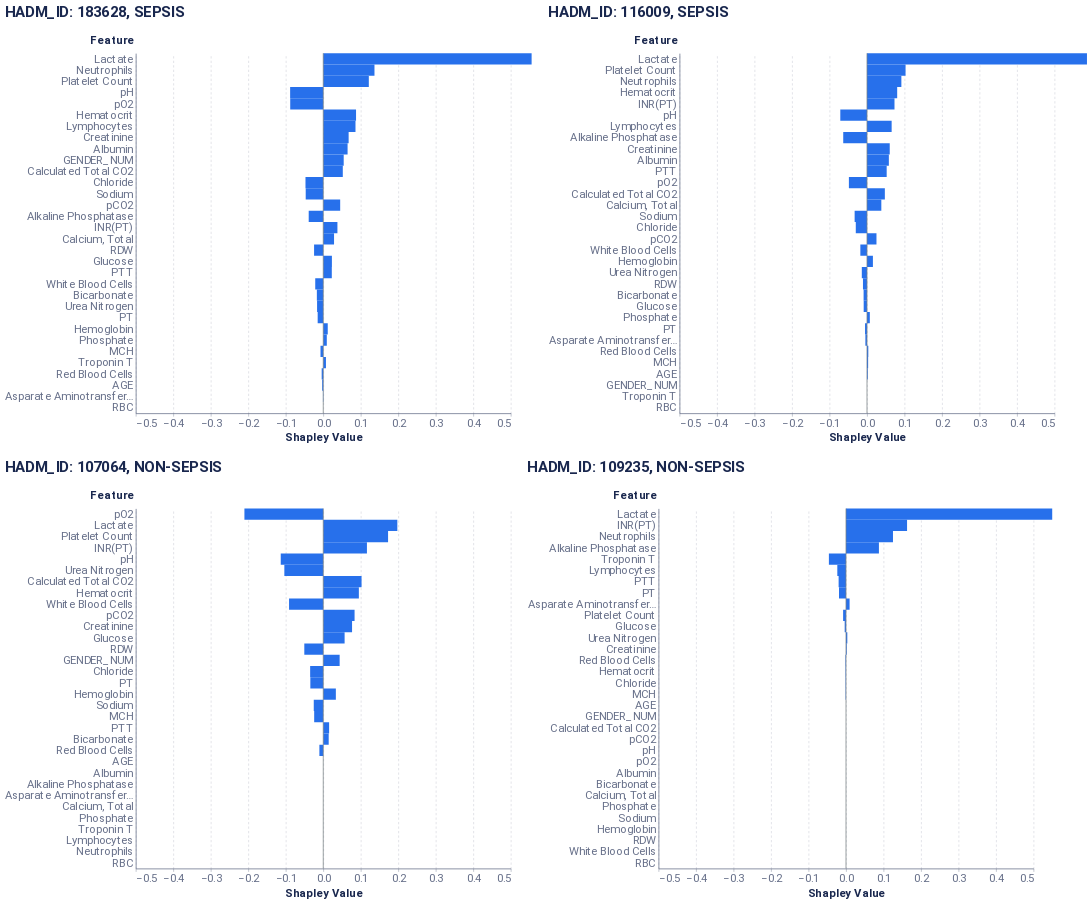

Here is the notebook cell this chart was saved with:
### Code cell
(feat_plots[0] | feat_plots[1]) & (feat_plots[2] | feat_plots[3])

### Figure 1 — Vega-Lite specification as saved in the notebook (floating-point values rounded to 4 significant figures)
{"config": {"axis": {"domain": true, "domainColor": "#666F89", "grid": false, "gridCap": "round", "gridColor": "#B3B7C4", "gridDash": [2, 4], "gridWidth": 0.5, "labelColor": "#666F89", "labelFont": "Roboto, Arial, sans-serif", "labelPadding": 2, "tickColor": "#666F89", "tickOpacity": 0.5, "tickSize": 4, "titleColor": "#19274E", "titleFont": "Roboto, Arial, sans-serif", "titleFontSize": 12}, "axisBand": {"domain": true, "labelPadding": 4, "ticks": false}, "axisY": {"domain": false, "titleAlign": "left", "titleAngle": 0, "titleX": -20, "titleY": -10}, "legend": {"labelColor": "#666F89", "labelFont": "Roboto, Arial, sans-serif", "labelFontSize": 12, "symbolSize": 40, "titleColor": "#19274E", "titleFont": "Roboto, Arial, sans-serif", "titleFontSize": 12, "titlePadding": 4}, "arc": {"stroke": "#FFFFFF", "strokeWidth": 1}, "bar": {"fill": "#2770EB", "stroke": null}, "line": {"stroke": "#2770EB", "strokeWidth": 2}, "path": {"stroke": "#2770EB", "strokeWidth": 0.5}, "point": {"fill": "#2770EB", "shape": "circle", "filled": true}, "rect": {"fill": "#2770EB"}, "rule": {"stroke": "#666F89"}, "shape": {"stroke": "#2770EB"}, "text": {"color": "#19274E", "font": "Roboto, Arial, sans-serif", "fontSize": 12}, "range": {"category": ["#2770EB", "#77B98A", "#DA5252", "#FFC400", "#A87AEA", "#00A39E", "#19274E"], "diverging": ["#006360", "#2BB3AE", "#96D9D7", "#FFFFFF", "#EDAAAA", "#DA5252", "#811D1D"], "heatmap": ["#18448F", "#1B4EA5", "#2770EB", "#4C88EE", "#82ACF3", "#A6C4F7", "#E9F1FD"], "ramp": ["#18448F", "#1B4EA5", "#2770EB", "#4C88EE", "#82ACF3", "#A6C4F7", "#E9F1FD"]}, "background": "#FFFFFF", "group": {"fill": "#FFFFFF"}, "header": {"labelColor": "#19274E", "labelFont": "Roboto, Arial, sans-serif", "labelFontSize": 12, "titleColor": "#19274E", "titleFont": "Roboto, Arial, sans-serif", "titleFontSize": 16}, "title": {"anchor": "start", "color": "#19274E", "font": "Roboto, Arial, sans-serif", "fontSize": 20, "fontWeight": "bold", "offset": 20, "subtitleColor": "#19274E", "subtitleFontSize": 16}, "view": {"continuousHeight": 300, "continuousWidth": 400, "stroke": "transparent"}}, "vconcat": [{"hconcat": [{"layer": [{"data": {"name": "data-56e3820db5aab41758fe3774ecb970dc"}, "mark": {"type": "bar", "size": 15, "thickness": 1}, "encoding": {"x": {"axis": {"grid": true, "labelFontSize": 15, "title": "Shapley Value", "titleFontSize": 15}, "field": "Shapley Value", "scale": {"domain": [-0.1, 0.4]}, "type": "quantitative"}, "y": {"axis": {"labelFontSize": 15, "title": "Feature", "titleFontSize": 15, "titleX": -61}, "field": "Feature", "sort": {"field": "sort_col", "order": "descending"}, "type": "nominal"}}}, {"data": {"name": "data-9c00aa9dc2b1c1a0b4bf9b34ead12925"}, "mark": {"type": "rule", "color": "#798184"}, "encoding": {"x": {"field": "x", "type": "quantitative"}}}], "encoding": {"x": {"field": "Shapley Value", "scale": {"domain": [-0.5, 0.5]}, "type": "quantitative"}}, "height": {"step": 15}, "title": "HADM_ID: 183628, SEPSIS", "width": 500}, {"layer": [{"data": {"name": "data-6fb6ec2402797bd7730b7cdbc3dba801"}, "mark": {"type": "bar", "size": 15, "thickness": 1}, "encoding": {"x": {"axis": {"grid": true, "labelFontSize": 15, "title": "Shapley Value", "titleFontSize": 15}, "field": "Shapley Value", "scale": {"domain": [-0.1, 0.4]}, "type": "quantitative"}, "y": {"axis": {"labelFontSize": 15, "title": "Feature", "titleFontSize": 15, "titleX": -61}, "field": "Feature", "sort": {"field": "sort_col", "order": "descending"}, "type": "nominal"}}}, {"data": {"name": "data-9c00aa9dc2b1c1a0b4bf9b34ead12925"}, "mark": {"type": "rule", "color": "#798184"}, "encoding": {"x": {"field": "x", "type": "quantitative"}}}], "encoding": {"x": {"field": "Shapley Value", "scale": {"domain": [-0.5, 0.5]}, "type": "quantitative"}}, "height": {"step": 15}, "title": "HADM_ID: 116009, SEPSIS", "width": 500}]}, {"hconcat": [{"layer": [{"data": {"name": "data-85b2258ed08e5eed75d0c84409b16dde"}, "mark": {"type": "bar", "size": 15, "thickness": 1}, "encoding": {"x": {"axis": {"grid": true, "labelFontSize": 15, "title": "Shapley Value", "titleFontSize": 15}, "field": "Shapley Value", "scale": {"domain": [-0.1, 0.4]}, "type": "quantitative"}, "y": {"axis": {"labelFontSize": 15, "title": "Feature", "titleFontSize": 15, "titleX": -61}, "field": "Feature", "sort": {"field": "sort_col", "order": "descending"}, "type": "nominal"}}}, {"data": {"name": "data-9c00aa9dc2b1c1a0b4bf9b34ead12925"}, "mark": {"type": "rule", "color": "#798184"}, "encoding": {"x": {"field": "x", "type": "quantitative"}}}], "encoding": {"x": {"field": "Shapley Value", "scale": {"domain": [-0.5, 0.5]}, "type": "quantitative"}}, "height": {"step": 15}, "title": "HADM_ID: 107064, NON-SEPSIS", "width": 500}, {"layer": [{"data": {"name": "data-4256e1a5faae19188e59d8628f668491"}, "mark": {"type": "bar", "size": 15, "thickness": 1}, "encoding": {"x": {"axis": {"grid": true, "labelFontSize": 15, "title": "Shapley Value", "titleFontSize": 15}, "field": "Shapley Value", "scale": {"domain": [-0.1, 0.4]}, "type": "quantitative"}, "y": {"axis": {"labelFontSize": 15, "title": "Feature", "titleFontSize": 15, "titleX": -61}, "field": "Feature", "sort": {"field": "sort_col", "order": "descending"}, "type": "nominal"}}}, {"data": {"name": "data-9c00aa9dc2b1c1a0b4bf9b34ead12925"}, "mark": {"type": "rule", "color": "#798184"}, "encoding": {"x": {"field": "x", "type": "quantitative"}}}], "encoding": {"x": {"field": "Shapley Value", "scale": {"domain": [-0.5, 0.5]}, "type": "quantitative"}}, "height": {"step": 15}, "title": "HADM_ID: 109235, NON-SEPSIS", "width": 500}]}], "$schema": "https://vega.github.io/schema/vega-lite/v4.17.0.json", "datasets": {"data-56e3820db5aab41758fe3774ecb970dc": [{"Random seed": 42, "NSamples": 32000, "Feature": "AGE", "Shapley Value": -0.002856, "sort_col": 0.002856}, {"Random seed": 42, "NSamples": 32000, "Feature": "GENDER_NUM", "Shapley Value": 0.05453, "sort_col": 0.05453}, {"Random seed": 42, "NSamples": 32000, "Feature": "Calculated Total CO2", "Shapley Value": 0.05211, "sort_col": 0.05211}, {"Random seed": 42, "NSamples": 32000, "Feature": "Lactate", "Shapley Value": 0.5556, "sort_col": 0.5556}, {"Random seed": 42, "NSamples": 32000, "Feature": "pCO2", "Shapley Value": 0.04516, "sort_col": 0.04516}, {"Random seed": 42, "NSamples": 32000, "Feature": "pH", "Shapley Value": -0.0883, "sort_col": 0.0883}, {"Random seed": 42, "NSamples": 32000, "Feature": "pO2", "Shapley Value": -0.08806, "sort_col": 0.08806}, {"Random seed": 42, "NSamples": 32000, "Feature": "Albumin", "Shapley Value": 0.06488, "sort_col": 0.06488}, {"Random seed": 42, "NSamples": 32000, "Feature": "Alkaline Phosphatase", "Shapley Value": -0.03879, "sort_col": 0.03879}, {"Random seed": 42, "NSamples": 32000, "Feature": "Asparate Aminotransferase (AST)", "Shapley Value": -0.0008145, "sort_col": 0.0008145}, {"Random seed": 42, "NSamples": 32000, "Feature": "Bicarbonate", "Shapley Value": -0.01705, "sort_col": 0.01705}, {"Random seed": 42, "NSamples": 32000, "Feature": "Calcium, Total", "Shapley Value": 0.02879, "sort_col": 0.02879}, {"Random seed": 42, "NSamples": 32000, "Feature": "Chloride", "Shapley Value": -0.04738, "sort_col": 0.04738}, {"Random seed": 42, "NSamples": 32000, "Feature": "Creatinine", "Shapley Value": 0.06769, "sort_col": 0.06769}, {"Random seed": 42, "NSamples": 32000, "Feature": "Glucose", "Shapley Value": 0.02308, "sort_col": 0.02308}, {"Random seed": 42, "NSamples": 32000, "Feature": "Phosphate", "Shapley Value": 0.009457, "sort_col": 0.009457}, {"Random seed": 42, "NSamples": 32000, "Feature": "Sodium", "Shapley Value": -0.04679, "sort_col": 0.04679}, {"Random seed": 42, "NSamples": 32000, "Feature": "Troponin T", "Shapley Value": 0.007186, "sort_col": 0.007186}, {"Random seed": 42, "NSamples": 32000, "Feature": "Urea Nitrogen", "Shapley Value": -0.01647, "sort_col": 0.01647}, {"Random seed": 42, "NSamples": 32000, "Feature": "Hematocrit", "Shapley Value": 0.08745, "sort_col": 0.08745}, {"Random seed": 42, "NSamples": 32000, "Feature": "Hemoglobin", "Shapley Value": 0.01198, "sort_col": 0.01198}, {"Random seed": 42, "NSamples": 32000, "Feature": "INR(PT)", "Shapley Value": 0.03781, "sort_col": 0.03781}, {"Random seed": 42, "NSamples": 32000, "Feature": "Lymphocytes", "Shapley Value": 0.08596, "sort_col": 0.08596}, {"Random seed": 42, "NSamples": 32000, "Feature": "MCH", "Shapley Value": -0.007322, "sort_col": 0.007322}, {"Random seed": 42, "NSamples": 32000, "Feature": "Neutrophils", "Shapley Value": 0.1366, "sort_col": 0.1366}, {"Random seed": 42, "NSamples": 32000, "Feature": "Platelet Count", "Shapley Value": 0.1215, "sort_col": 0.1215}, {"Random seed": 42, "NSamples": 32000, "Feature": "PT", "Shapley Value": -0.01487, "sort_col": 0.01487}, {"Random seed": 42, "NSamples": 32000, "Feature": "PTT", "Shapley Value": 0.02278, "sort_col": 0.02278}, {"Random seed": 42, "NSamples": 32000, "Feature": "RDW", "Shapley Value": -0.02445, "sort_col": 0.02445}, {"Random seed": 42, "NSamples": 32000, "Feature": "Red Blood Cells", "Shapley Value": -0.00419, "sort_col": 0.00419}, {"Random seed": 42, "NSamples": 32000, "Feature": "White Blood Cells", "Shapley Value": -0.02137, "sort_col": 0.02137}, {"Random seed": 42, "NSamples": 32000, "Feature": "RBC", "Shapley Value": 0.0, "sort_col": 0.0}], "data-9c00aa9dc2b1c1a0b4bf9b34ead12925": [{"x": 0}], "data-6fb6ec2402797bd7730b7cdbc3dba801": [{"Random seed": 42, "NSamples": 32000, "Feature": "AGE", "Shapley Value": 0.00207, "sort_col": 0.00207}, {"Random seed": 42, "NSamples": 32000, "Feature": "GENDER_NUM", "Shapley Value": 0.0, "sort_col": 0.0}, {"Random seed": 42, "NSamples": 32000, "Feature": "Calculated Total CO2", "Shapley Value": 0.04759, "sort_col": 0.04759}, {"Random seed": 42, "NSamples": 32000, "Feature": "Lactate", "Shapley Value": 0.5866, "sort_col": 0.5866}, {"Random seed": 42, "NSamples": 32000, "Feature": "pCO2", "Shapley Value": 0.02526, "sort_col": 0.02526}, {"Random seed": 42, "NSamples": 32000, "Feature": "pH", "Shapley Value": -0.0712, "sort_col": 0.0712}, {"Random seed": 42, "NSamples": 32000, "Feature": "pO2", "Shapley Value": -0.0483, "sort_col": 0.0483}, {"Random seed": 42, "NSamples": 32000, "Feature": "Albumin", "Shapley Value": 0.05826, "sort_col": 0.05826}, {"Random seed": 42, "NSamples": 32000, "Feature": "Alkaline Phosphatase", "Shapley Value": -0.06338, "sort_col": 0.06338}, {"Random seed": 42, "NSamples": 32000, "Feature": "Asparate Aminotransferase (AST)", "Shapley Value": -0.004326, "sort_col": 0.004326}, {"Random seed": 42, "NSamples": 32000, "Feature": "Bicarbonate", "Shapley Value": -0.009072, "sort_col": 0.009072}, {"Random seed": 42, "NSamples": 32000, "Feature": "Calcium, Total", "Shapley Value": 0.03821, "sort_col": 0.03821}, {"Random seed": 42, "NSamples": 32000, "Feature": "Chloride", "Shapley Value": -0.02991, "sort_col": 0.02991}, {"Random seed": 42, "NSamples": 32000, "Feature": "Creatinine", "Shapley Value": 0.06061, "sort_col": 0.06061}, {"Random seed": 42, "NSamples": 32000, "Feature": "Glucose", "Shapley Value": -0.008841, "sort_col": 0.008841}, {"Random seed": 42, "NSamples": 32000, "Feature": "Phosphate", "Shapley Value": 0.00754, "sort_col": 0.00754}, {"Random seed": 42, "NSamples": 32000, "Feature": "Sodium", "Shapley Value": -0.03298, "sort_col": 0.03298}, {"Random seed": 42, "NSamples": 32000, "Feature": "Troponin T", "Shapley Value": 0.0, "sort_col": 0.0}, {"Random seed": 42, "NSamples": 32000, "Feature": "Urea Nitrogen", "Shapley Value": -0.01386, "sort_col": 0.01386}, {"Random seed": 42, "NSamples": 32000, "Feature": "Hematocrit", "Shapley Value": 0.0805, "sort_col": 0.0805}, {"Random seed": 42, "NSamples": 32000, "Feature": "Hemoglobin", "Shapley Value": 0.01576, "sort_col": 0.01576}, {"Random seed": 42, "NSamples": 32000, "Feature": "INR(PT)", "Shapley Value": 0.07331, "sort_col": 0.07331}, {"Random seed": 42, "NSamples": 32000, "Feature": "Lymphocytes", "Shapley Value": 0.06572, "sort_col": 0.06572}, {"Random seed": 42, "NSamples": 32000, "Feature": "MCH", "Shapley Value": 0.003016, "sort_col": 0.003016}, {"Random seed": 42, "NSamples": 32000, "Feature": "Neutrophils", "Shapley Value": 0.09166, "sort_col": 0.09166}, {"Random seed": 42, "NSamples": 32000, "Feature": "Platelet Count", "Shapley Value": 0.1028, "sort_col": 0.1028}, {"Random seed": 42, "NSamples": 32000, "Feature": "PT", "Shapley Value": -0.005233, "sort_col": 0.005233}, {"Random seed": 42, "NSamples": 32000, "Feature": "PTT", "Shapley Value": 0.05248, "sort_col": 0.05248}, {"Random seed": 42, "NSamples": 32000, "Feature": "RDW", "Shapley Value": -0.01075, "sort_col": 0.01075}, {"Random seed": 42, "NSamples": 32000, "Feature": "Red Blood Cells", "Shapley Value": 0.003489, "sort_col": 0.003489}, {"Random seed": 42, "NSamples": 32000, "Feature": "White Blood Cells", "Shapley Value": -0.01773, "sort_col": 0.01773}, {"Random seed": 42, "NSamples": 32000, "Feature": "RBC", "Shapley Value": 0.0, "sort_col": 0.0}], "data-85b2258ed08e5eed75d0c84409b16dde": [{"Random seed": 42, "NSamples": 32000, "Feature": "AGE", "Shapley Value": 0.0, "sort_col": 0.0}, {"Random seed": 42, "NSamples": 32000, "Feature": "GENDER_NUM", "Shapley Value": 0.04373, "sort_col": 0.04373}, {"Random seed": 42, "NSamples": 32000, "Feature": "Calculated Total CO2", "Shapley Value": 0.1022, "sort_col": 0.1022}, {"Random seed": 42, "NSamples": 32000, "Feature": "Lactate", "Shapley Value": 0.1976, "sort_col": 0.1976}, {"Random seed": 42, "NSamples": 32000, "Feature": "pCO2", "Shapley Value": 0.08352, "sort_col": 0.08352}, {"Random seed": 42, "NSamples": 32000, "Feature": "pH", "Shapley Value": -0.1134, "sort_col": 0.1134}, {"Random seed": 42, "NSamples": 32000, "Feature": "pO2", "Shapley Value": -0.2102, "sort_col": 0.2102}, {"Random seed": 42, "NSamples": 32000, "Feature": "Albumin", "Shapley Value": 0.0, "sort_col": 0.0}, {"Random seed": 42, "NSamples": 32000, "Feature": "Alkaline Phosphatase", "Shapley Value": 0.0, "sort_col": 0.0}, {"Random seed": 42, "NSamples": 32000, "Feature": "Asparate Aminotransferase (AST)", "Shapley Value": 0.0, "sort_col": 0.0}, {"Random seed": 42, "NSamples": 32000, "Feature": "Bicarbonate", "Shapley Value": 0.01452, "sort_col": 0.01452}, {"Random seed": 42, "NSamples": 32000, "Feature": "Calcium, Total", "Shapley Value": 0.0, "sort_col": 0.0}, {"Random seed": 42, "NSamples": 32000, "Feature": "Chloride", "Shapley Value": -0.03494, "sort_col": 0.03494}, {"Random seed": 42, "NSamples": 32000, "Feature": "Creatinine", "Shapley Value": 0.07683, "sort_col": 0.07683}, {"Random seed": 42, "NSamples": 32000, "Feature": "Glucose", "Shapley Value": 0.05696, "sort_col": 0.05696}, {"Random seed": 42, "NSamples": 32000, "Feature": "Phosphate", "Shapley Value": 0.0, "sort_col": 0.0}, {"Random seed": 42, "NSamples": 32000, "Feature": "Sodium", "Shapley Value": -0.02531, "sort_col": 0.02531}, {"Random seed": 42, "NSamples": 32000, "Feature": "Troponin T", "Shapley Value": 0.0, "sort_col": 0.0}, {"Random seed": 42, "NSamples": 32000, "Feature": "Urea Nitrogen", "Shapley Value": -0.1037, "sort_col": 0.1037}, {"Random seed": 42, "NSamples": 32000, "Feature": "Hematocrit", "Shapley Value": 0.09497, "sort_col": 0.09497}, {"Random seed": 42, "NSamples": 32000, "Feature": "Hemoglobin", "Shapley Value": 0.0336, "sort_col": 0.0336}, {"Random seed": 42, "NSamples": 32000, "Feature": "INR(PT)", "Shapley Value": 0.1165, "sort_col": 0.1165}, {"Random seed": 42, "NSamples": 32000, "Feature": "Lymphocytes", "Shapley Value": 0.0, "sort_col": 0.0}, {"Random seed": 42, "NSamples": 32000, "Feature": "MCH", "Shapley Value": -0.02419, "sort_col": 0.02419}, {"Random seed": 42, "NSamples": 32000, "Feature": "Neutrophils", "Shapley Value": 0.0, "sort_col": 0.0}, {"Random seed": 42, "NSamples": 32000, "Feature": "Platelet Count", "Shapley Value": 0.1728, "sort_col": 0.1728}, {"Random seed": 42, "NSamples": 32000, "Feature": "PT", "Shapley Value": -0.03443, "sort_col": 0.03443}, {"Random seed": 42, "NSamples": 32000, "Feature": "PTT", "Shapley Value": 0.01564, "sort_col": 0.01564}, {"Random seed": 42, "NSamples": 32000, "Feature": "RDW", "Shapley Value": -0.05052, "sort_col": 0.05052}, {"Random seed": 42, "NSamples": 32000, "Feature": "Red Blood Cells", "Shapley Value": -0.01033, "sort_col": 0.01033}, {"Random seed": 42, "NSamples": 32000, "Feature": "White Blood Cells", "Shapley Value": -0.0912, "sort_col": 0.0912}, {"Random seed": 42, "NSamples": 32000, "Feature": "RBC", "Shapley Value": 0.0, "sort_col": 0.0}], "data-4256e1a5faae19188e59d8628f668491": [{"Random seed": 42, "NSamples": 32000, "Feature": "AGE", "Shapley Value": 0.0, "sort_col": 0.0}, {"Random seed": 42, "NSamples": 32000, "Feature": "GENDER_NUM", "Shapley Value": 0.0, "sort_col": 0.0}, {"Random seed": 42, "NSamples": 32000, "Feature": "Calculated Total CO2", "Shapley Value": 0.0, "sort_col": 0.0}, {"Random seed": 42, "NSamples": 32000, "Feature": "Lactate", "Shapley Value": 0.5499, "sort_col": 0.5499}, {"Random seed": 42, "NSamples": 32000, "Feature": "pCO2", "Shapley Value": 0.0, "sort_col": 0.0}, {"Random seed": 42, "NSamples": 32000, "Feature": "pH", "Shapley Value": 0.0, "sort_col": 0.0}, {"Random seed": 42, "NSamples": 32000, "Feature": "pO2", "Shapley Value": 0.0, "sort_col": 0.0}, {"Random seed": 42, "NSamples": 32000, "Feature": "Albumin", "Shapley Value": 0.0, "sort_col": 0.0}, {"Random seed": 42, "NSamples": 32000, "Feature": "Alkaline Phosphatase", "Shapley Value": 0.08779, "sort_col": 0.08779}, {"Random seed": 42, "NSamples": 32000, "Feature": "Asparate Aminotransferase (AST)", "Shapley Value": 0.009562, "sort_col": 0.009562}, {"Random seed": 42, "NSamples": 32000, "Feature": "Bicarbonate", "Shapley Value": 0.0, "sort_col": 0.0}, {"Random seed": 42, "NSamples": 32000, "Feature": "Calcium, Total", "Shapley Value": 0.0, "sort_col": 0.0}, {"Random seed": 42, "NSamples": 32000, "Feature": "Chloride", "Shapley Value": -0.001087, "sort_col": 0.001087}, {"Random seed": 42, "NSamples": 32000, "Feature": "Creatinine", "Shapley Value": 0.001905, "sort_col": 0.001905}, {"Random seed": 42, "NSamples": 32000, "Feature": "Glucose", "Shapley Value": -0.003507, "sort_col": 0.003507}, {"Random seed": 42, "NSamples": 32000, "Feature": "Phosphate", "Shapley Value": 0.0, "sort_col": 0.0}, {"Random seed": 42, "NSamples": 32000, "Feature": "Sodium", "Shapley Value": 0.0, "sort_col": 0.0}, {"Random seed": 42, "NSamples": 32000, "Feature": "Troponin T", "Shapley Value": -0.04564, "sort_col": 0.04564}, {"Random seed": 42, "NSamples": 32000, "Feature": "Urea Nitrogen", "Shapley Value": 0.003502, "sort_col": 0.003502}, {"Random seed": 42, "NSamples": 32000, "Feature": "Hematocrit", "Shapley Value": -0.001216, "sort_col": 0.001216}, {"Random seed": 42, "NSamples": 32000, "Feature": "Hemoglobin", "Shapley Value": 0.0, "sort_col": 0.0}, {"Random seed": 42, "NSamples": 32000, "Feature": "INR(PT)", "Shapley Value": 0.1628, "sort_col": 0.1628}, {"Random seed": 42, "NSamples": 32000, "Feature": "Lymphocytes", "Shapley Value": -0.02317, "sort_col": 0.02317}, {"Random seed": 42, "NSamples": 32000, "Feature": "MCH", "Shapley Value": -0.001006, "sort_col": 0.001006}, {"Random seed": 42, "NSamples": 32000, "Feature": "Neutrophils", "Shapley Value": 0.1253, "sort_col": 0.1253}, {"Random seed": 42, "NSamples": 32000, "Feature": "Platelet Count", "Shapley Value": -0.00769, "sort_col": 0.00769}, {"Random seed": 42, "NSamples": 32000, "Feature": "PT", "Shapley Value": -0.01869, "sort_col": 0.01869}, {"Random seed": 42, "NSamples": 32000, "Feature": "PTT", "Shapley Value": -0.01968, "sort_col": 0.01968}, {"Random seed": 42, "NSamples": 32000, "Feature": "RDW", "Shapley Value": 0.0, "sort_col": 0.0}, {"Random seed": 42, "NSamples": 32000, "Feature": "Red Blood Cells", "Shapley Value": -0.001439, "sort_col": 0.001439}, {"Random seed": 42, "NSamples": 32000, "Feature": "White Blood Cells", "Shapley Value": 0.0, "sort_col": 0.0}, {"Random seed": 42, "NSamples": 32000, "Feature": "RBC", "Shapley Value": 0.0, "sort_col": 0.0}]}}
